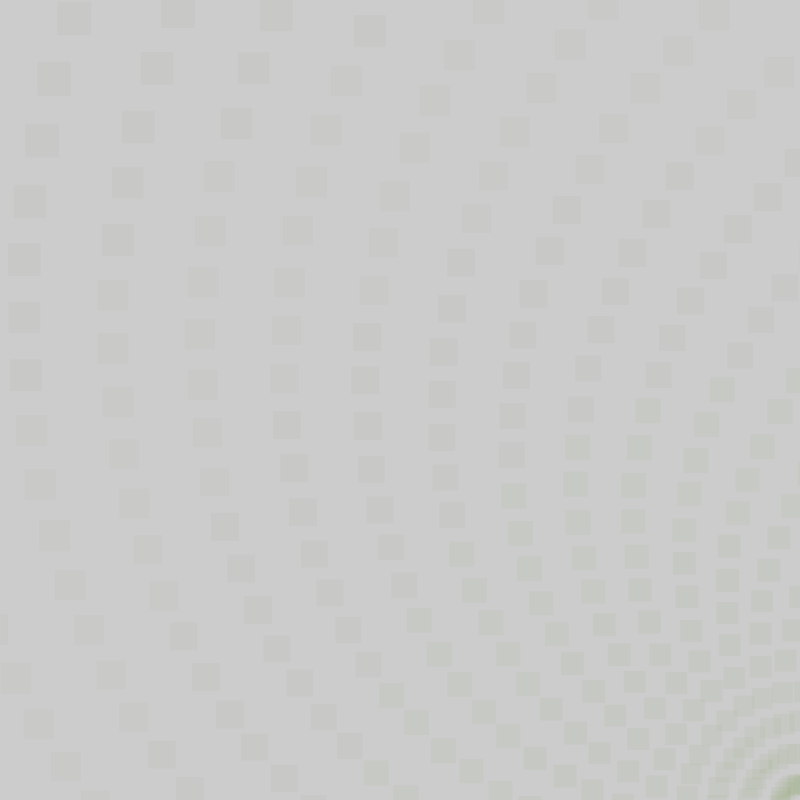
Frame 1 (no input)
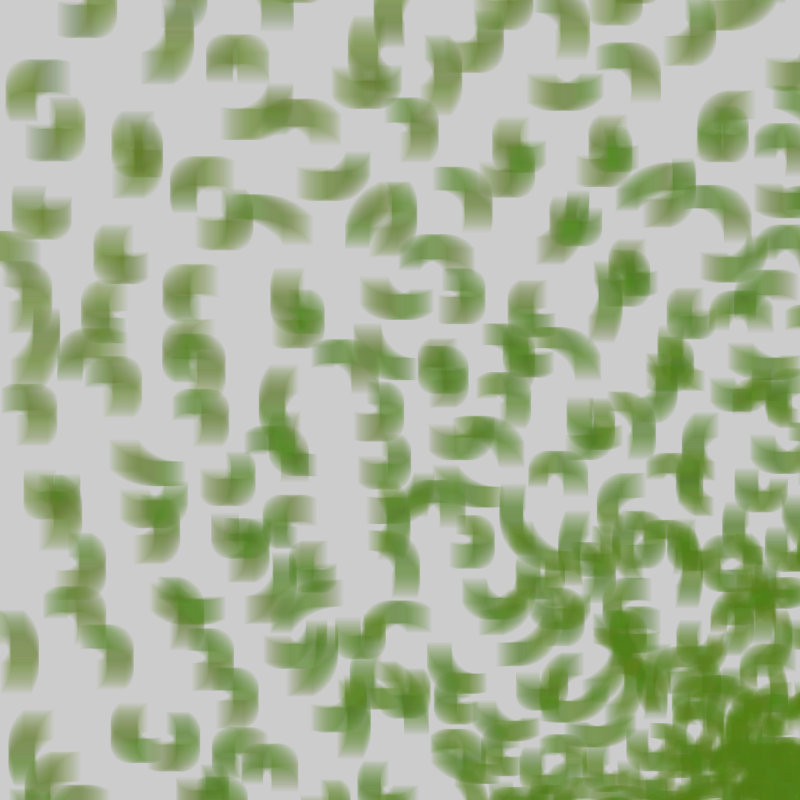
Frame 60 (the mouse pressed at the canvas centre just before this capture)
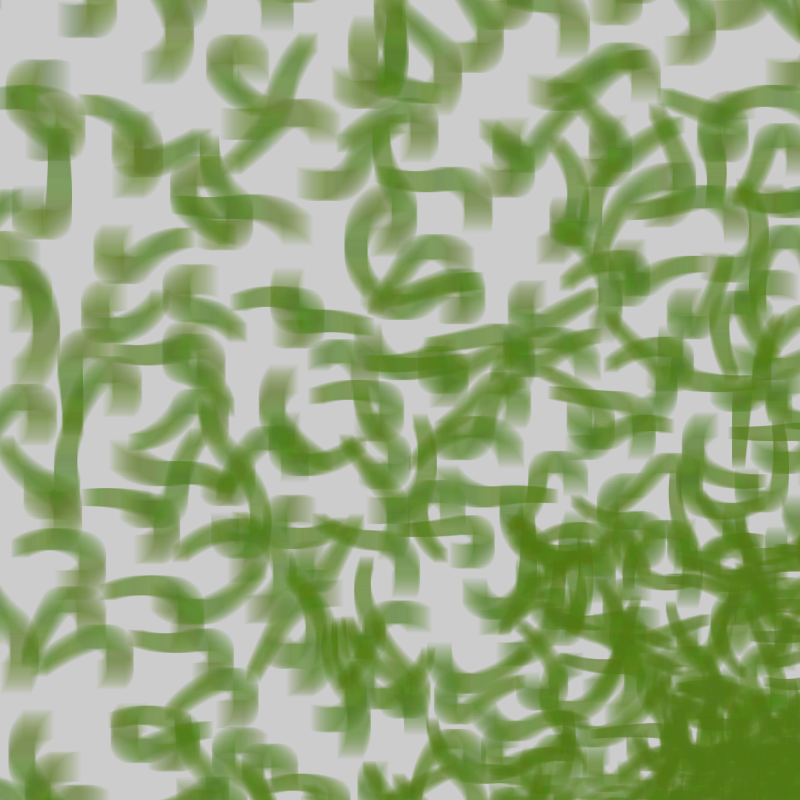
Frame 120 (the mouse held since frame 60 and released just before this capture)

The Processing sketch that drew these frames (run headless with seeded random() and noise(); from frame 60 on, the mouse is pressed at the canvas centre):

// Processing sketch: Sketch_17
// ── Sketch_17.pde
int size = 15000; 
ArrayList positions = new ArrayList();
flutter[] Test = new flutter[size]; 

void setup() {
  float x = 800;
  float y = 800;
  float direction = 0;
  for (int i = 0; size > i; i++) {
    Test[i] = new flutter();
     
    float[] val = lineD(direction,i/6,x,y); 
    direction += 10.5;
    Test[i].init(val[0],val[1],20+i/80); 
    x = val[0];
    y = val[1];
  }
size (800,800);
}

void draw() {
    for (int i = 0; size > i; i++) {
    Test[i].move();
  }
}

class flutter { 
   float x,y,size; 
   float direction,timeLiving,turnAmount,maxTurn,turnVal;
   float generations; 
  void init(float x2,float y2,float size2) { 
    x = x2;
    y = y2;
    size = size2;
   
    direction = random(3,880); 
    timeLiving = (int) random(10,8000);
    turnAmount = (int) random(60,10);
    maxTurn = (int) random(-50,2);
    turnVal = random(0.8,4);
  }
  void move() {
     size = size -0.1; 
    if (-0.1>size) { 
      size = size + 0.1; 
    }
    noStroke();
    if (generations < timeLiving) { 
      
        fill(80,120,20,255/size); 
        float[] newPos = lineD(direction,1,x,y); 
        x = newPos[0];
        y = newPos[1];
        rect(x,y,size,size); 
        direction += turnVal + random(-0.1,0.1);
        generations += 1;
       if (generations % turnAmount == 0) { 
          turnVal = random(-1,1); 
       }
    } 
  }
}
boolean within(float item1, float item2, float differance) {
  if (abs(item1 -item2) < differance) {
    return true;
  }
  return false;
}
float RadtoAng (float angle) { 
  return (angle /PI) * 180;
}
float angleToRadians (float angle) { 
  return (angle *PI) / 180;
}
float[] lineD(float direction2, float len, float posX, float posY) { 
  float direction = angleToRadians(direction2);
  float[] b = {posX+ (len* sin(direction)), posY+(len * cos(direction))};
  return b;
}
